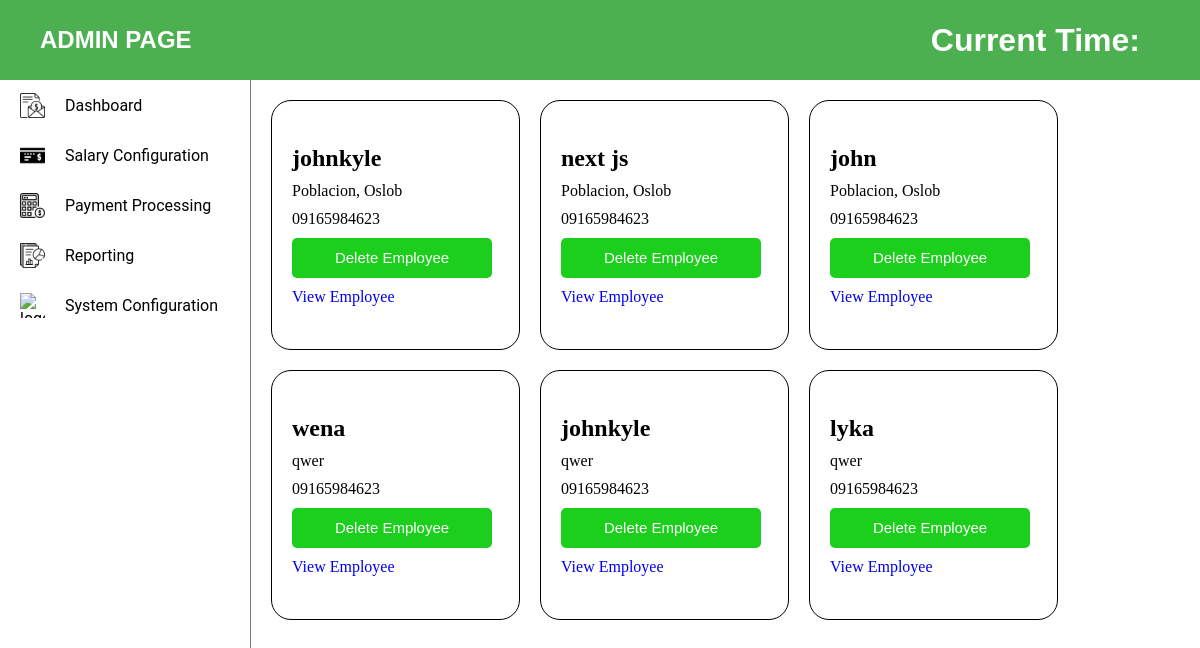
The app's page /admin-dashboard with its own data.
### myapp/models.py (models this page shows, shortened)
class Employee(AbstractUser):
    employee_id = models.AutoField(primary_key=True, unique=True)
    name = models.CharField(max_length=255)
    email = models.EmailField(unique=True)
    contact = models.CharField(max_length=15)
    address = models.TextField()
    username = models.CharField(max_length=255)
    password = models.CharField(max_length=128)
    groups = models.ManyToManyField('auth.Group', related_name='employee_groups', blank=True)
    user_permissions = models.ManyToManyField('auth.Permission', related_name='employee_permissions', blank=True)

### myapp/views.py (the view)
# urls.py: path("admin-dashboard", views.admin_view, name="admin_view"),
def admin_view(request):
    employees = Employee.objects.all()
    return render(request, 'admin-view/admin.html', {
        'employees' : employees
    })

### myapp/templates/admin-view/admin.html (shortened to what this page needs)
<!DOCTYPE html>
<html lang="en">
<head>
    {% load static %}
    <link rel="stylesheet" href="{% static 'css/navbar.css' %}">
    <link rel="stylesheet" href="{% static 'css/dashboard.css' %}">
    <link rel="stylesheet" href="{% static 'css/admin.css' %}">
    <link rel="stylesheet" href="{% static 'css/admin-dashboard.css' %}">
</head>
<body>
    <div class="admin-header">
        <h2>ADMIN PAGE</h2>
        <div class="right-side-header">
            <h1>Current Time:</h1>
        </div>
    </div>
    <div class="page-content">
        <aside class="aside-content">
            <ul class="aside-nav">
                <a class="aside-nav-items" href="{% url 'admin_view' %}">
                    <img class="sidenav-logo" src="../images/salary.png" alt="logo">
                    Dashboard
                </a>
                <a class="aside-nav-items" href="{% url 'salary_config' %}">
                    <img class="sidenav-logo" src="../images/bank-check.png" alt="logo">
                    Salary Configuration
                </a>
                <a class="aside-nav-items" href="{% url 'payment_proc' %}">
                    <img class="sidenav-logo" src="../images/calculator.png" alt="logo">
                    Payment Processing
                </a>
                <a class="aside-nav-items" href="{% url 'reporting' %}">
                    <img class="sidenav-logo" src="../images/report.png" alt="logo">
                    Reporting
                </a>
                <a class="aside-nav-items" href="{% url 'system_config' %}">
                    <img class="sidenav-logo" src="../images/system.png" alt="logo">
                    System Configuration
                </a>
            </ul>
        </aside>
        <section class="admin-content">
            <div class="card-container">
                {% for employee in employees %}
                    <div class="card-content">
                        <h1>{{ employee.name }}</h1>
                        <p>{{ employee.address }}</p>
                        <p>{{ employee.contact }}</p>
                        <button>Delete Employee</button>
                        <a href="#" onclick="openEditDialog('{{ employee.name }}', '{{ employee.address }}', '{{ employee.contact }}')">View Employee</a>
                    </div>
                {% endfor %}
            </div>
        </section>
    </div>
</body>
</html>

### myapp/static/css/navbar.css (style rules this page uses)
* { box-sizing: border-box; padding: 0; margin: 0; }
.page-content { height: calc(100vh - 160px); width: 100vw; display: flex; flex-direction: row; }
.aside-content { height: calc(100vh - 80px); width: 250px; }
.aside-nav { display: flex; flex-direction: column; }
.aside-nav-items { list-style-type: none; width: 250px; height: 50px; display: flex; justify-content: flex-start; align-items: center; font-family: 'Roboto', sans-serif; color: black; align-self: flex-start; margin-left: 20px; }
.sidenav-logo { height: 25px; width: 25px; margin-right: 20px; }
a { text-decoration: none; }

### myapp/static/css/admin.css (style rules this page uses)
* { box-sizing: border-box; padding: 0; margin: 0; }
.admin-header { height: 80px; width: 100vw; background-color: #4CAF50; display: flex; justify-content: space-between; align-items: center; padding: 0 40px 0 40px; font-family: 'Popppins', sans-serif; color: white; }
.admin-content { height: calc(100vh - 80px); width: calc(100vw - 250px); border-left: solid 1px; border-color: slategray; overflow-y: auto; scrollbar-width: thin; scrollbar-color: #ccc #f0f0f0; }
.right-side-header { display: flex; flex-direction: row; gap: 20px; justify-content: center; align-items: center; font-family: 'Poppins', sans-serif; }

### myapp/static/css/admin-dashboard.css (style rules this page uses)
* { box-sizing: border-box; margin: 0; padding: 0; }
.card-container { display: flex; flex-wrap: wrap; padding: 20px; gap: 20px; }
.card-content { height: 250px; width: 249px; border: solid black 1px; border-radius: 20px; display: flex; flex-direction: column; justify-content: center; align-items: flex-start; padding: 20px; gap: 10px; }
.card-content button { height: 40px; width: 200px; background-color: rgb(29, 207, 29); border-radius: 5px; color: white; border: none; cursor: pointer; font-size: 15px; }

### records on screen
Employee: name "johnkyle", address "Poblacion, Oslob", contact "09165984623"
Employee: name "next js", address "Poblacion, Oslob", contact "09165984623"
Employee: name "john", address "Poblacion, Oslob", contact "09165984623"
Employee: name "wena", address "qwer", contact "09165984623"
Employee: name "johnkyle", address "qwer", contact "09165984623"
Employee: name "lyka", address "qwer", contact "09165984623"
